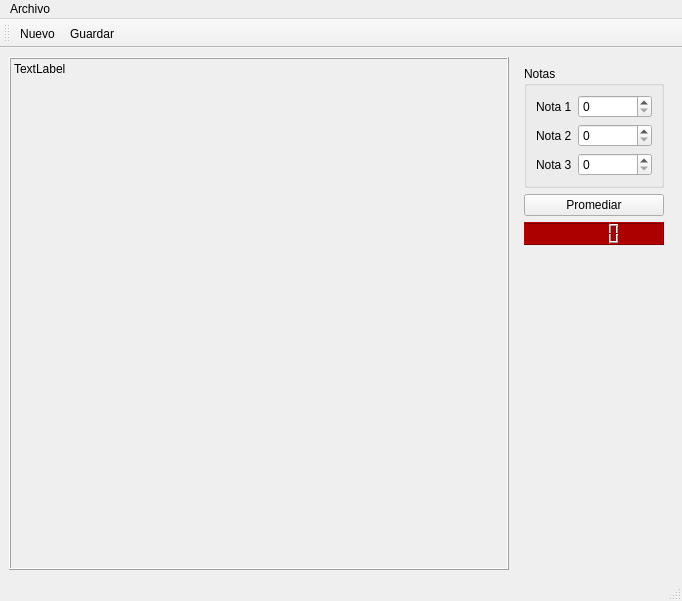
<?xml version="1.0" encoding="UTF-8"?>
<ui version="4.0">
 <class>Principal</class>
 <widget class="QMainWindow" name="Principal">
  <property name="geometry">
   <rect>
    <x>0</x>
    <y>0</y>
    <width>682</width>
    <height>601</height>
   </rect>
  </property>
  <property name="windowTitle">
   <string>Principal</string>
  </property>
  <widget class="QWidget" name="centralwidget">
   <layout class="QHBoxLayout" name="horizontalLayout">
    <item>
     <widget class="QLabel" name="outCuadro">
      <property name="minimumSize">
       <size>
        <width>500</width>
        <height>500</height>
       </size>
      </property>
      <property name="frameShape">
       <enum>QFrame::Box</enum>
      </property>
      <property name="frameShadow">
       <enum>QFrame::Raised</enum>
      </property>
      <property name="lineWidth">
       <number>1</number>
      </property>
      <property name="text">
       <string>TextLabel</string>
      </property>
      <property name="alignment">
       <set>Qt::AlignLeading|Qt::AlignLeft|Qt::AlignTop</set>
      </property>
     </widget>
    </item>
    <item>
     <layout class="QVBoxLayout" name="verticalLayout_2">
      <item>
       <widget class="QWidget" name="widget" native="true">
        <layout class="QVBoxLayout" name="verticalLayout">
         <item>
          <widget class="QGroupBox" name="groupBox">
           <property name="title">
            <string>Notas</string>
           </property>
           <layout class="QFormLayout" name="formLayout">
            <item row="0" column="0">
             <widget class="QLabel" name="label">
              <property name="text">
               <string>Nota 1</string>
              </property>
             </widget>
            </item>
            <item row="0" column="1">
             <widget class="QSpinBox" name="spinBox_nota1"/>
            </item>
            <item row="1" column="0">
             <widget class="QLabel" name="label_2">
              <property name="text">
               <string>Nota 2</string>
              </property>
             </widget>
            </item>
            <item row="1" column="1">
             <widget class="QSpinBox" name="spinBox_nota2"/>
            </item>
            <item row="2" column="0">
             <widget class="QLabel" name="label_3">
              <property name="text">
               <string>Nota 3</string>
              </property>
             </widget>
            </item>
            <item row="2" column="1">
             <widget class="QSpinBox" name="spinBox_nota3"/>
            </item>
           </layout>
          </widget>
         </item>
         <item>
          <widget class="QPushButton" name="pushButton">
           <property name="text">
            <string>Promediar</string>
           </property>
          </widget>
         </item>
         <item>
          <widget class="QLCDNumber" name="outProm">
           <property name="font">
            <font>
             <family>Segoe UI Black</family>
             <pointsize>12</pointsize>
             <italic>false</italic>
             <bold>true</bold>
            </font>
           </property>
           <property name="styleSheet">
            <string notr="true">border-color: rgb(0, 0, 0);
background-color: rgb(170, 0, 0);
font: 900 12pt &quot;Segoe UI Black&quot;;</string>
           </property>
           <property name="lineWidth">
            <number>1</number>
           </property>
          </widget>
         </item>
        </layout>
       </widget>
      </item>
      <item>
       <spacer name="verticalSpacer">
        <property name="orientation">
         <enum>Qt::Vertical</enum>
        </property>
        <property name="sizeHint" stdset="0">
         <size>
          <width>20</width>
          <height>40</height>
         </size>
        </property>
       </spacer>
      </item>
     </layout>
    </item>
   </layout>
  </widget>
  <widget class="QMenuBar" name="menubar">
   <property name="geometry">
    <rect>
     <x>0</x>
     <y>0</y>
     <width>682</width>
     <height>22</height>
    </rect>
   </property>
   <widget class="QMenu" name="menuArchivo">
    <property name="title">
     <string>Archivo</string>
    </property>
    <addaction name="actionNuevo"/>
    <addaction name="actionGuardar"/>
    <addaction name="actionSalir"/>
   </widget>
   <addaction name="menuArchivo"/>
  </widget>
  <widget class="QStatusBar" name="statusbar"/>
  <widget class="QToolBar" name="toolBar">
   <property name="windowTitle">
    <string>toolBar</string>
   </property>
   <property name="movable">
    <bool>true</bool>
   </property>
   <property name="orientation">
    <enum>Qt::Horizontal</enum>
   </property>
   <property name="toolButtonStyle">
    <enum>Qt::ToolButtonIconOnly</enum>
   </property>
   <property name="floatable">
    <bool>true</bool>
   </property>
   <attribute name="toolBarArea">
    <enum>TopToolBarArea</enum>
   </attribute>
   <attribute name="toolBarBreak">
    <bool>false</bool>
   </attribute>
   <addaction name="actionNuevo"/>
   <addaction name="actionGuardar"/>
  </widget>
  <action name="actionGuardar">
   <property name="icon">
    <iconset resource="Resources.qrc">
     <normaloff>:/img/save-data.png</normaloff>:/img/save-data.png</iconset>
   </property>
   <property name="text">
    <string>&amp;Guardar</string>
   </property>
   <property name="shortcut">
    <string>Ctrl+S</string>
   </property>
  </action>
  <action name="actionSalir">
   <property name="text">
    <string>Salir</string>
   </property>
   <property name="shortcut">
    <string>Ctrl+Q</string>
   </property>
  </action>
  <action name="actionNuevo">
   <property name="icon">
    <iconset resource="Resources.qrc">
     <normaloff>:/img/new-document.png</normaloff>:/img/new-document.png</iconset>
   </property>
   <property name="text">
    <string>&amp;Nuevo</string>
   </property>
   <property name="toolTip">
    <string>Nuevo documento</string>
   </property>
   <property name="shortcut">
    <string>Ctrl+N</string>
   </property>
  </action>
 </widget>
 <resources>
  <include location="Resources.qrc"/>
 </resources>
 <connections>
  <connection>
   <sender>actionSalir</sender>
   <signal>triggered()</signal>
   <receiver>Principal</receiver>
   <slot>close()</slot>
   <hints>
    <hint type="sourcelabel">
     <x>-1</x>
     <y>-1</y>
    </hint>
    <hint type="destinationlabel">
     <x>340</x>
     <y>295</y>
    </hint>
   </hints>
  </connection>
 </connections>
</ui>
